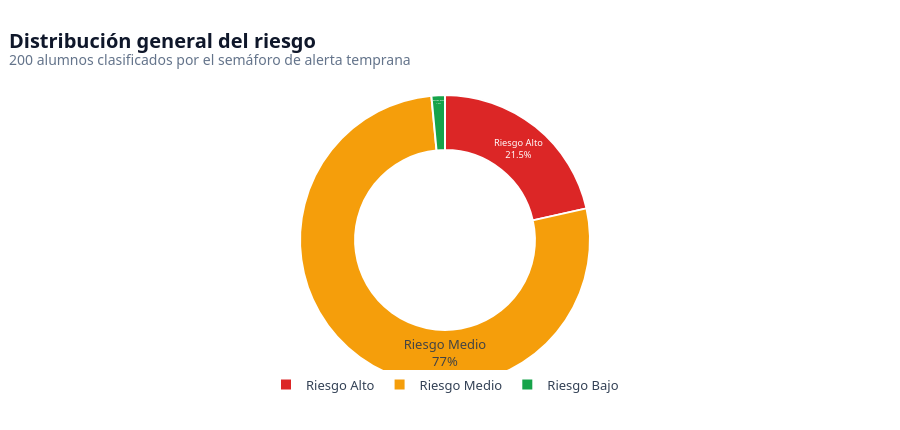

Write notebook code for a chart like this one.
### Markdown cell above
### 4.5 · Distribución general del riesgo

### Code cell
df5 = (
    df_alertas["semaforo_riesgo"]
    .value_counts()
    .rename_axis("riesgo")
    .reset_index(name="alumnos")
)

fig5 = px.pie(
    df5,
    names="riesgo",
    values="alumnos",
    hole=0.62,
    color="riesgo",
    color_discrete_map=COLOR_RIESGO,
    category_orders={"riesgo": ["Riesgo Alto", "Riesgo Medio", "Riesgo Bajo"]},
)
fig5.update_traces(
    textinfo="percent+label",
    textposition="inside",
    insidetextorientation="horizontal",
    marker=dict(line=dict(color="white", width=2)),
    hovertemplate="<b>%{label}</b><br>%{value} alumnos (%{percent})<extra></extra>",
)
estilo_fig(
    fig5,
    "Distribución general del riesgo",
    f"{alumnos} alumnos clasificados por el semáforo de alerta temprana",
    height=430,
)
fig5.update_layout(legend=dict(orientation="h", y=-0.05, x=0.5, xanchor="center"))
fig5.show()

### Figure 1 — Plotly figure (JSON) as saved in the notebook; plotly's stock layout.template omitted (floating-point values rounded to 4 significant figures)
{"data": [{"customdata": [["Riesgo Alto"], ["Riesgo Medio"], ["Riesgo Bajo"]], "direction": "clockwise", "domain": {"x": [0, 1], "y": [0, 1]}, "hole": 0.62, "hovertemplate": "<b>%{label}</b><br>%{value} alumnos (%{percent})<extra></extra>", "insidetextorientation": "horizontal", "labels": ["Riesgo Alto", "Riesgo Medio", "Riesgo Bajo"], "legendgroup": "", "marker": {"colors": ["#DC2626", "#F59E0B", "#16A34A"], "line": {"color": "white", "width": 2}}, "name": "", "showlegend": true, "sort": false, "textinfo": "percent+label", "textposition": "inside", "type": "pie", "values": [43, 154, 3]}], "layout": {"font": {"color": "#334155", "family": "Segoe UI, Arial, sans-serif", "size": 13}, "height": 430, "hoverlabel": {"bgcolor": "white", "font": {"family": "Segoe UI, Arial", "size": 12}}, "legend": {"orientation": "h", "title": {"text": ""}, "tracegroupgap": 0, "traceorder": "normal", "x": 0.5, "xanchor": "center", "y": -0.05, "yanchor": "bottom"}, "margin": {"b": 45, "l": 20, "r": 30, "t": 95}, "paper_bgcolor": "white", "plot_bgcolor": "white", "title": {"font": {"color": "#0F172A", "size": 20}, "text": "<b>Distribución general del riesgo</b><br><sup style='color:#64748B'>200 alumnos clasificados por el semáforo de alerta temprana</sup>", "x": 0.01, "xanchor": "left"}, "xaxis": {"gridcolor": "#F1F5F9", "linecolor": "#E2E8F0", "showgrid": false}, "yaxis": {"gridcolor": "#F1F5F9", "linecolor": "#E2E8F0", "showgrid": true, "zeroline": false}}}
